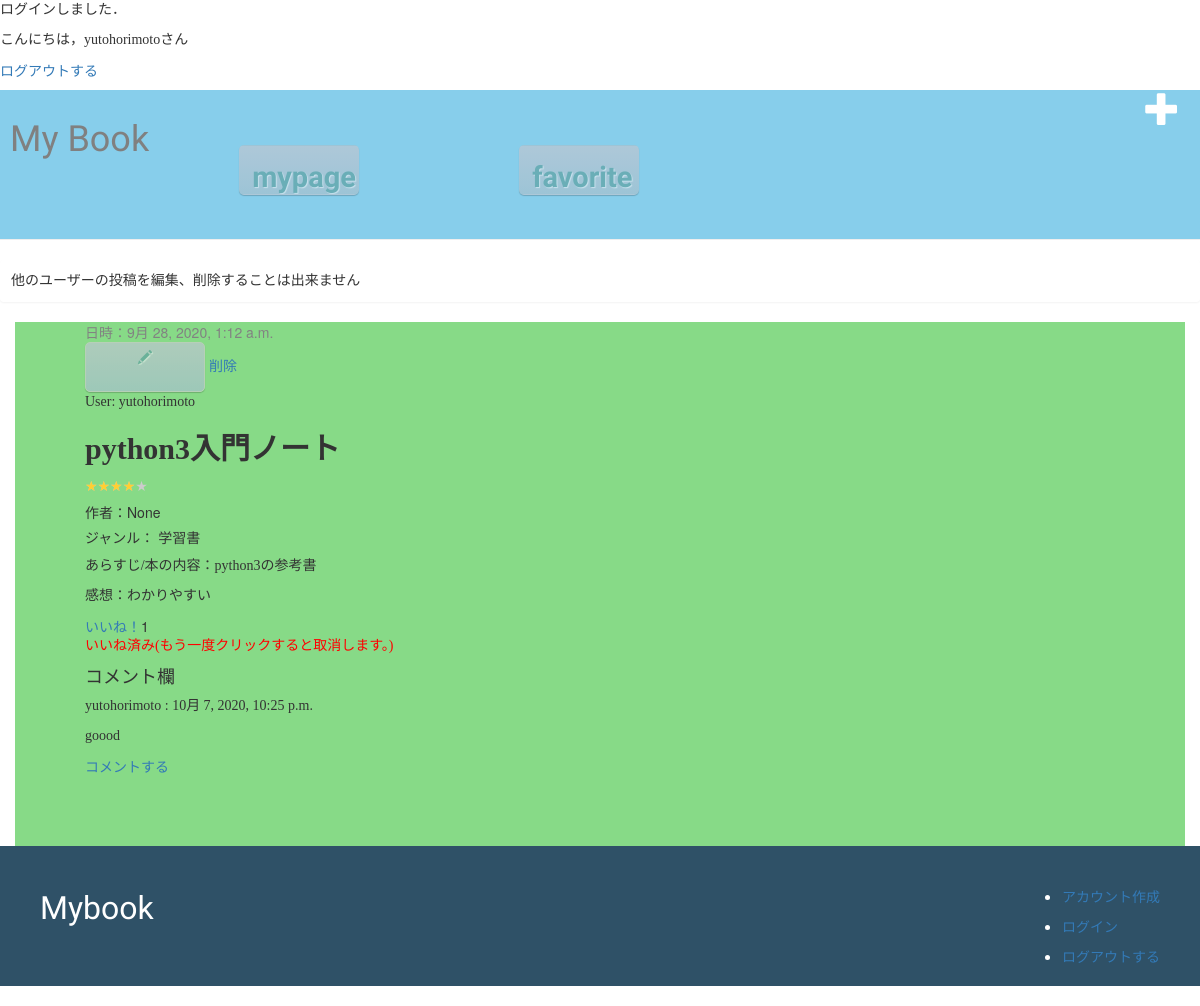
The app's page /post/5/ (signed in) with its own data.
### mybook/models.py (models this page shows, shortened)
class Post(models.Model):
    author = models.ForeignKey(settings.AUTH_USER_MODEL, on_delete=models.CASCADE)
    book_title = models.CharField(max_length=50)
    book_author = models.CharField(max_length=20,blank=True, null=True)
    book_label = models.IntegerField(choices=label_choices,blank=True, null=True)
    book_int = models.CharField(max_length=200,blank=True, null=True)
    text = models.TextField()
    rate = models.IntegerField(choices = rate_choice ,blank=False, default=1)
    like_num = models.IntegerField(default=0)
    created_date = models.DateTimeField(default=timezone.now)
    published_date = models.DateTimeField(blank=True, null=True)

class Comment(models.Model):
    user = models.ForeignKey(settings.AUTH_USER_MODEL, on_delete=models.CASCADE, related_name='comment_user')
    post = models.ForeignKey(Post, on_delete=models.CASCADE)
    date_created = models.DateTimeField(auto_now_add=True)
    text = models.TextField()

### mybook/views.py (the view)
# urls.py: path('post/<int:pk>/', views.PostDetail.as_view(), name='post_detail'),
class PostDetail(LoginRequiredMixin,DetailView):
    template_name = 'mybook/post_detail.html'
    model = Post
    context_object_name = 'post'
    def get_context_data(self,**kwargs):
        context = super().get_context_data(**kwargs)
        context['check'] = Like.objects.filter(user=self.request.user, post=self.kwargs.get('pk')).exists()
        context['comments']= Comment.objects.filter(post=self.kwargs.get('pk'))
        return context

### mybook/templates/mybook/post_detail.html (shortened to what this page needs)
{% extends 'mybook/base.html' %}
{% block content %}
    <div class="post">
        {% if post.published_date %}
            <div class="date">
                日時：{{ post.published_date }}
            </div>
        {% endif %}
        {% if post.author == request.user %}
            <a class="btn btn-default" href="{% url 'post_edit' pk=post.pk %}"><span class="glyphicon glyphicon-pencil"></span></a>
            <a href="{% url 'post_delete' pk=post.pk %}">削除</a>
        {% endif %}
        <p>User: {{ post.author}}</p>
        <h2>{{ post.book_title }}</h2><span class="star5_rating" data-rate='{{post.rate}}'></span>
        <h5>作者：{{post.book_author}}</h5>
        <h5>ジャンル：{% if post.book_label == 0 %}小説{% endif %}
            {% if post.book_label == 3 %}学習書{% endif %}
        </h5>
        <p>あらすじ/本の内容：{{post.book_int|linebreaksbr}}</p>
        <p>感想：{{ post.text|linebreaksbr }}</p>
        <a href="{% url 'like' pk=post.pk %}">いいね！</a>{{ post.like_num }}
        {% if check == True %}
            <p class= 'red'>いいね済み(もう一度クリックすると取消します。)</p>
        {% endif %}
        <h4>コメント欄</h4>
        {% for comment in comments %}
        <p>{{ comment.user }} : {{ comment.date_created }}</p>
        <p>{{ comment.text }}</p>
        {% endfor %}
        <a href="{% url 'comment' pk=post.pk %}">コメントする</a>
    </div>
{% endblock %}

### mybook/templates/mybook/base.html (shortened to what this page needs)
{% load static %}
<html>
    <head>
        <link rel="stylesheet" href="//maxcdn.bootstrapcdn.com/bootstrap/3.2.0/css/bootstrap.min.css">
        <link rel="stylesheet" href="//maxcdn.bootstrapcdn.com/bootstrap/3.2.0/css/bootstrap-theme.min.css">
        <link rel="stylesheet" href="{% static 'css/mybook.css' %}">
    </head>
    <body>
        <div class='login'>
            {% if user.id  %}
            <p>ログインしました．</p>
            <p>こんにちは，{{ user.username }}さん</p>
            <a href="{% url 'logout' %}">ログアウトする</a>
            {% else %}
            <a href="{% url 'login' %}">ログイン</a>
            <a href="{% url 'create_account' %}">アカウント作成</a>
            {% endif %}
        </div>
        <div  class="page-header">
            <a href="{% url 'post_new' %}" class="top-menu"><span class="glyphicon glyphicon-plus"></span></a>
            <h1><a href="/post">My Book</a></h1>
            <div class='page-menu'>
                <ul>
                    <li><a href ="{% url 'mypage' %}" class="btn mypage">mypage</a></li>
                    <li><a href ="{% url 'mylike' %}" class="btn favorite">favorite</a></li>
                </ul>
            </div>
        </div>
        <div class='alert'>
            <p>他のユーザーの投稿を編集、削除することは出来ません</p>
        </div>
        <div class="content container">
            <div class="row">
                <div class="col-md-8">
                    {% block content %}
                    {% endblock %}
                </div>
            </div>
        </div>
        <div class='footer'>
            <div class='footer-logo'><p>Mybook</p></div>
            <div class='footer-menu'>
              <ul>
                <li><a href="{% url 'create_account' %}">アカウント作成</a></li>
                <li><a href="{% url 'login' %}">ログイン</a></li>
                <li><a href="{% url 'logout' %}">ログアウトする</a></li>
              </ul>
            </div>
          </div>
    </body>
</html>

### mybook/static/css/mybook.css (style rules this page uses)
.login { height:50px }
.page-header { background-color:skyblue; height:150px; }
.page-header h1 { padding:10; float:left }
.page-menu li { padding:40px 80px; float:left; list-style:none; }
.page-menu li a { font-size:29px }
.top-menu, .top-menu:hover, .top-menu:visited { color: #ffffff; float: right; font-size: 26pt; margin-right: 20px; }
.alert { padding: 10px; }
.btn { display: inline-block; position: relative; text-decoration: none; opacity:0.7; color: #5ea1a2; width: 120px; height: 50px; line-height: 50px; border-radius: 5px; text-align: center; overflow: hidden; font-weight: bold; background: linear-gradient(#bfc6d1 0%, #a7c1ce 100%); text-shadow: 1px 1px 1px rgba(255, 255, 255, 0.66); box-shadow: 0 1px 1px rgba(0, 0, 0, 0.28); }
.mypage,.favorite { background-color:white; font-size:26px; margin-top: 15px; margin-bottom: 15px; font-family: 'Amatic SC', cursive; float:left; }
h1 a { color:gray; font-family: 'Amatic SC', cursive;; }
h2 { font-weight: bold; font-family: "ＭＳ Ｐ明朝"; }
p { font-family: "Hannari"; }
.content { background-color: rgb(135, 218, 135); }
.row { margin-left: 40px; }
.date { color: #828282; }
.post { margin-bottom: 70px; }
.footer { background-color:#2f5167; padding:40px; height:140px; color:#fff; }
.footer-logo p { float:left; font-size:32px; font-family: 'Amatic SC', cursive; }
.footer-menu { padding-bottom:20px; float:right; }
.footer-menu li { padding-bottom:10px; }
.star5_rating { position: relative; z-index: 0; display: inline-block; white-space: nowrap; color: #CCCCCC; }
.star5_rating:before, .star5_rating:after { content: '★★★★★'; }
.star5_rating:after { position: absolute; z-index: 1; top: 0; left: 0; overflow: hidden; white-space: nowrap; color: #ffcf32; }
.star5_rating[data-rate="4"]:after { width: 80%; }
.red { color:red; }

### records on screen
Post: published_date "9月 28, 2020, 1:12 a.m.", author "yutohorimoto", book_title "python3入門ノート", book_author "None", book_int "python3の参考書", text "わかりやすい", like_num "1"
Comment: user "yutohorimoto", date_created "10月 7, 2020, 10:25 p.m.", text "goood"

### other values on screen
{{ user.username }} "yutohorimoto"
